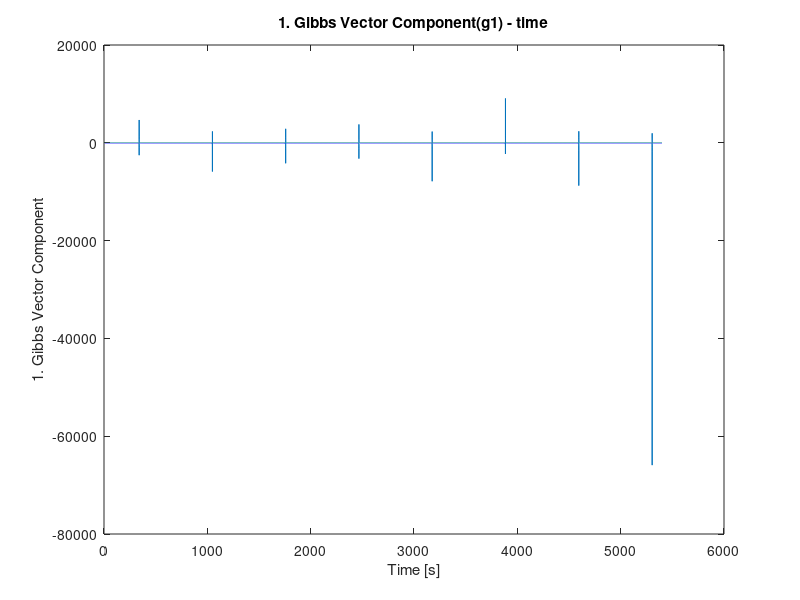
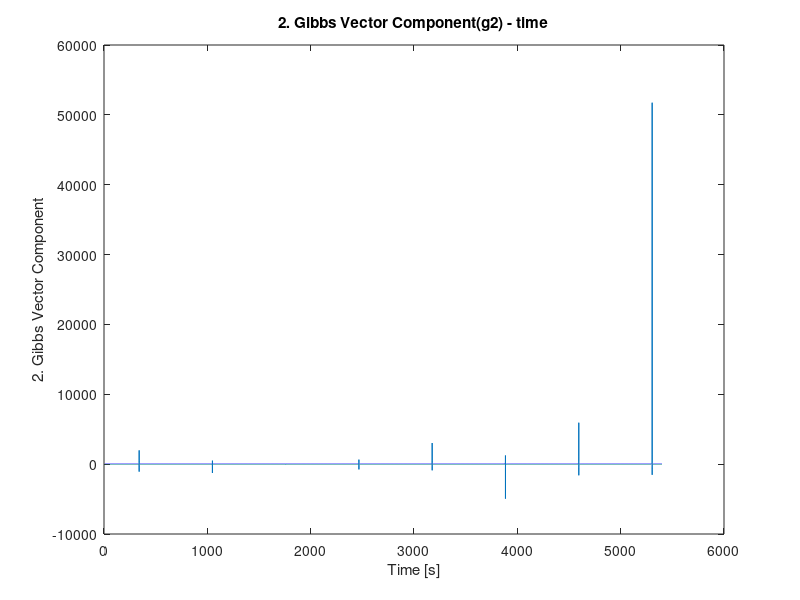
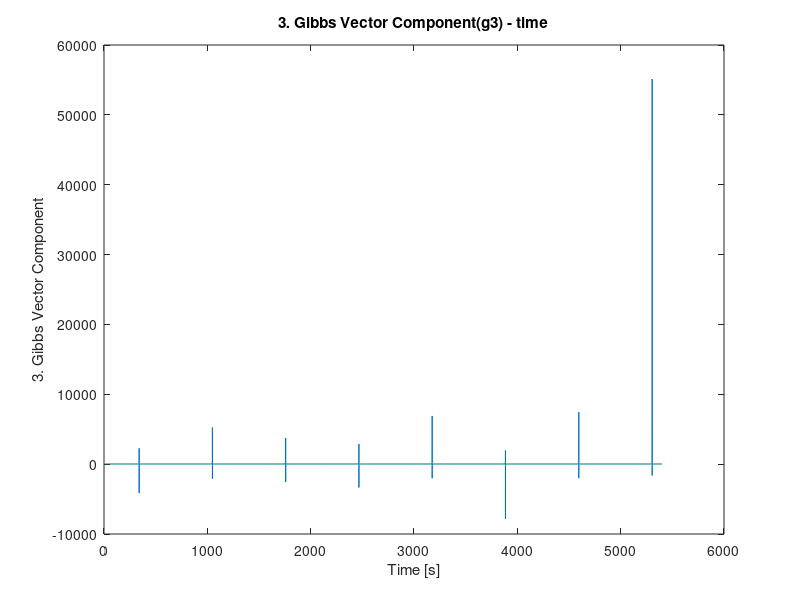

MATLAB code to generate these figures, in order:
clc
clear
 
n=48;            %Student Number
Worbit=0.0011;   %The angular orbit velocity of satellite
Nt=3.6*10^-10;   %The disturbance torque acting on the satellite
N=54000;         %The iteration number
dt=0.1;          %The sample time 
t(1)=0;          %Initial Time
 
%The moments of inertia of the satellite
Jx=2.1*10^-3;    
Jy=2*10^-3;
Jz=1.9*10^-3;
 
%Initial data of the attitude angles (rad)
q1(1)=0.002*n;
q2(1)=0.001*n;
q3(1)=0.005*n;
q4(1)=sqrt(1-q1(1)^2-q2(1)^2-q3(1)^2);
 
%The initial data of the satellite’s angular velocities
Wx(1)=0.0002+0.0001*n;
Wy(1)=0.0003+0.0001*n;
Wz(1)=0.0004+0.0001*n;
 
C=cell(N,1);   %cell contains all transformation matrices C
A=cell(N,1);   %cell contains all transformation matrices A
 
for i=1:N   %for loop to perform iteration
    
    %Time Increase of 0.1 s per Iteration
    t(i+1)=t(i)+dt;
    
    %The Angular Velocities Iteration
    Wx(i+1)=Wx(i)+(dt/Jx)*(Wz(i)*Wy(i)+Nt)*(Jy-Jz);
    Wy(i+1)=Wy(i)+(dt/Jy)*(Wx(i)*Wz(i)+Nt)*(Jz-Jx);
    Wz(i+1)=Wz(i)+(dt/Jz)*(Wx(i)*Wy(i)+Nt)*(Jx-Jy);
    
    %The Quaternions
    q1(i+1)=q1(i)-0.5*dt*(q2(i)*Wx(i)+q3(i)*Wy(i)+q4(i)*Wz(i));
    q2(i+1)=q2(i)+0.5*dt*(q1(i)*Wx(i)-q4(i)*Wy(i)+q3(i)*Wz(i));
    q3(i+1)=q3(i)+0.5*dt*(q4(i)*Wx(i)+q1(i)*Wy(i)-q2(i)*Wz(i));
    q4(i+1)=q4(i)-0.5*dt*(q3(i)*Wx(i)-q2(i)*Wy(i)-q1(i)*Wz(i));
     
    %The Transformation Matrix Quaternions
    c11(i)=q1(i)^2-q2(i)^2-q3(i)^2+q4(i)^4;
    c12(i)=2*(q1(i)*q2(i)+q3(i)*q4(i));
    c13(i)=2*(q1(i)*q3(i)-q2(i)*q4(i));
    c21(i)=2*(q1(i)*q2(i)-q3(i)*q4(i));
    c22(i)=-q1(i)^2+q2(i)^2-q3(i)^3+q4(i)^2;
    c23(i)=2*(q2(i)*q3(i)-q1(i)*q4(i));
    c31(i)=2*(q1(i)*q3(i)+q2(i)*q4(i));
    c32(i)=2*(q2(i)*q3(i)-q1(i)*q4(i));
    c33(i)=-q1(i)^2-q2(i)^2+q3(i)^2+q4(i)^2;
    
    C{i}=[c11(i),c12(i),c13(i);c21(i),c22(i),c23(i);c31(i),c32(i),c33(i)];
    
    
    %The Euler Angles 
    %Roll Angle
    phi(i)=atan((2*(q2(i)*q3(i)+q1(i)*q4(i)))/(1-2*(q1(i)^2+q2(i)^2)));   
    %Pitch Angle
    tetha(i)=asin(2*(q4(i)*q2(i)-q1(i)*q3(i)));      
    %Yaw Angle 
    psi(i)=atan((2*(q4(i)*q3(i)+q1(i)*q2(i)))/(1-2*(q2(i)^2+q3(i)^2)));    
    
    %The Transformation Matrix Euler angles
    a11(i)=cos(tetha(i))*cos(psi(i));
    a12(i)=cos(tetha(i))*sin(psi(i));
    a13(i)=-sin(tetha(i));
    a21(i)=-cos(phi(i))*sin(psi(i))+sin(phi(i))*sin(tetha(i))*cos(psi(i));
    a22(i)=cos(phi(i))*cos(psi(i))+sin(phi(i))*sin(tetha(i))*sin(psi(i));
    a23(i)=sin(phi(i))*cos(tetha(i));
    a31(i)=sin(phi(i))*sin(psi(i))+cos(phi(i))*sin(tetha(i))*cos(psi(i));
    a32(i)=-sin(phi(i))*sin(psi(i))+cos(phi(i))*sin(tetha(i))*sin(psi(i));
    a33(i)=cos(phi(i))*cos(tetha(i));
    
    A{i}=[a11(i),a12(i),a13(i);a21(i),a22(i),a23(i);a31(i),a32(i),a33(i)];
    
    %Gibbs Vector Components
    g1(i)=q1(i)/q4(i);
    g2(i)=q2(i)/q4(i);
    g3(i)=q3(i)/q4(i);

end

%Gibbs Vector Components Graphics
figure
plot(t(1:54000),g1);
title('1. Gibbs Vector Component(g1) - time')
xlabel('Time [s]')
ylabel('1. Gibbs Vector Component')
 
figure
plot(t(1:54000),g2);
title('2. Gibbs Vector Component(g2) - time')
xlabel('Time [s]')
ylabel('2. Gibbs Vector Component')
 
figure
plot(t(1:54000),g3);
title('3. Gibbs Vector Component(g3) - time')
xlabel('Time [s]')
ylabel('3. Gibbs Vector Component')
